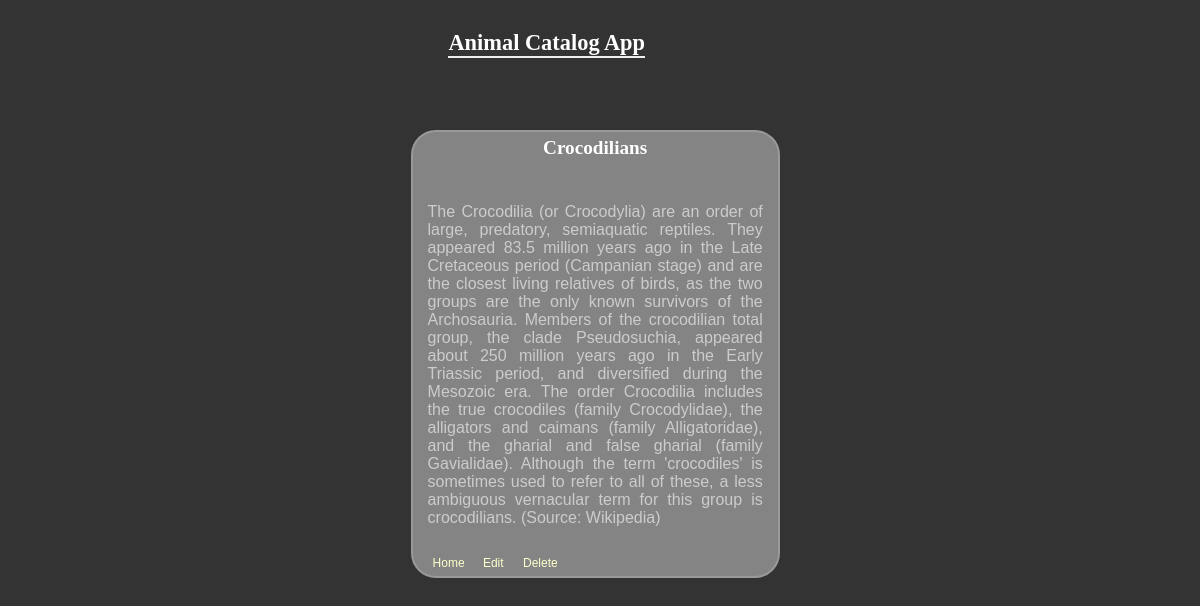
Page /catalog/Reptiles/5/show on the committed database.
### database_setup.py (models this page shows)
class Items(Base):
    __tablename__ = 'items'
    name = Column(String(80), nullable=False)
    id = Column(Integer, primary_key=True)
    description = Column(String(250))
    category_id = Column(Integer, ForeignKey('categories.id'))
    categories = relationship(Categories)

### project.py (the view)
@app.route('/catalog/<string:category_name>/<int:item_id>/show')
def itemDetail(category_name, item_id):
    category = session.query(Categories).filter_by(name=category_name).one()
    item = session.query(Items).filter_by(id=item_id).one()
    return render_template('detail.html', item=item, category_name=category_name)

### templates/detail.html
<html>
	<head>
		<link rel=stylesheet type=text/css href="{{ url_for('static', filename='styles.css') }}">
	</head>
	<body>
		<div class = 'header center'>
			<h1>Animal Catalog App</h1>
		</div>
		<div class = 'pane center'>
			<div class = 'header'>
				<h2><strong> {{ item.name }} </strong></h2>
			</div>
			<div class='descDiv'><p>{{ item.description }}</p></div>
			<div class = "editdeletepane">
				<a href = '{{ url_for('homePage') }}'> Home </a>
				<a href='{{url_for('editItem', item_id = item.id)}}'>Edit</a>
				<a href='{{url_for('deleteItem', item_id = item.id)}}'>Delete</a>
			</div>
		</div>
	</body>
</html>

### static/styles.css (style rules this page uses)
body { font-family: sans-serif; background-image: url('img3.jpg'); background-color: #333333 }
h1, h2, h3, h4 { color: #FFFFFF; }
h1, h2 { font-family: 'Georgia', serif; margin: 0; }
h1 { border-bottom: 2px solid #eee; font-size: 1.4em; }
h2 { font-size: 1.2em; }
p, dd, dt { color: #CCCCCC; }
a { text-decoration: none; color:#FFFFCC; font-size: .75em; margin-left: 15px; }
.pane { width:30%; float: left; border: 2px solid; border-radius: 25px; padding: 5px; margin: 30px 8%; border-color: #999999; background-color: #848484 }
.center { margin: 30px 34%; }
.header { left:50%; text-align: center; height: 40px; }
.descDiv { text-align: justify; padding: 10px; }
.header h1 { float: left; margin-left: 10%; }

### rows in the picture
Items: name "Crocodilians", description "The Crocodilia (or Crocodylia) are an order of large, predatory, semiaquatic reptiles. They appeared 83.5 million years ago in the Late Cretaceous period (Campanian stage) and are the closest living relatives of birds, as the two groups are the only known survivors of the Archosauria. Members of the crocodilian total group, the clade Pseudosuchia, appeared about 250 million years ago in the Early Triassic period, and diversified during the Mesozoic era. The order Crocodilia includes the true crocodiles (family Crocodylidae), the alligators and caimans (family Alligatoridae), and the gharial and false gharial (family Gavialidae). Although the term 'crocodiles' is sometimes used to refer to…"
